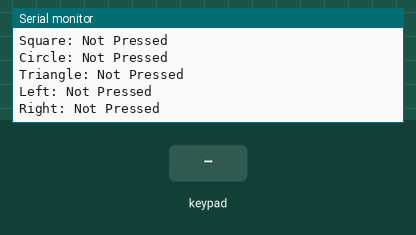
The program below on a simulated ESP32. Shown: the last lines printed to the serial monitor. The test bench sets the inputs (shaded band). Nothing arrives over Bluetooth unless stated.

Above: at 1.2 s.
1.3 s: key 'L' pressed
At 1.62 s:
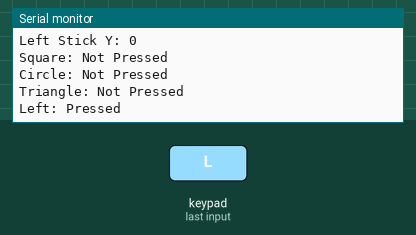
3.0 s: key 'R' pressed
At 3.23 s:
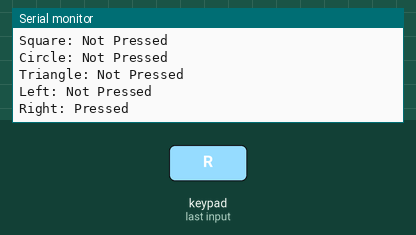

Measured:
- after the input at 1.3 s, the serial monitor: prints a new line after 0.10 s (image 1)
- after the input at 3.0 s, the serial monitor: prints a new line after 0.13 s (image 2)

The program:

main.cpp
```cpp
#include <Arduino.h>
#include <PS4Controller.h>

struct ControlData{
  int8_t left_x; //左スティックX  -128~128の範囲 8bit
  int8_t left_y; //左スティックY -128~128の範囲

  uint8_t catching : 1; //  ボール回収 0-1 1bit
  uint8_t r_launching : 1; //右発射 0-1
  uint8_t l_launching : 1; //左発射  0-1

  uint8_t left : 1 ;   //左旋回 0-1
  uint8_t right : 1;   //右旋回 0-1
};

void printControlData(const ControlData& data) {
  Serial.println("Control Data:");
  Serial.print("Left Stick X: "); Serial.println(data.left_x);
  Serial.print("Left Stick Y: "); Serial.println(data.left_y);

  Serial.print("Square: "); Serial.println(data.catching ? "Pressed" : "Not Pressed");
  Serial.print("Circle: "); Serial.println(data.r_launching ? "Pressed" : "Not Pressed");
  Serial.print("Triangle: "); Serial.println(data.l_launching ? "Pressed" : "Not Pressed");

  Serial.print("Left: "); Serial.println(data.left ? "Pressed" : "Not Pressed");
  Serial.print("Right: "); Serial.println(data.right ? "Pressed" : "Not Pressed");
}

void setup() {
  // シリアル初期化
  Serial.begin(115200);
  Serial2.begin(115200); // TX=16,RX=17 がデフォルト
  PS4.begin("08:B6:1F:ED:5D:A6");
}

void loop(){
  if(!PS4.isConnected()){
    Serial.println("disconnect");
    return;
  }

  // Serial.println("connect");
  ControlData ps;
  ps.left_x = abs(PS4.LStickX()) > 30 ? PS4.LStickX() : 0;
  ps.left_y = abs(PS4.LStickY()) > 30 ? PS4.LStickY() : 0;

  ps.catching = PS4.Square();
  ps.r_launching = PS4.R1();
  ps.l_launching = PS4.L1();

  ps.left = PS4.Left();
  ps.right = PS4.Right();

  uint32_t tx_data = 0;
  memcpy(&tx_data, &ps, sizeof(ps));// データを64ビット変数にコピー

  printControlData(ps);
  // 送信
  Serial2.write("\n");//開始
  Serial2.write(reinterpret_cast<uint8_t*>(&tx_data), sizeof(tx_data));
  Serial2.write("\n");//終了
  // 100msの遅延を追加 (送信頻度を制御)
  delay(100);
}
```
